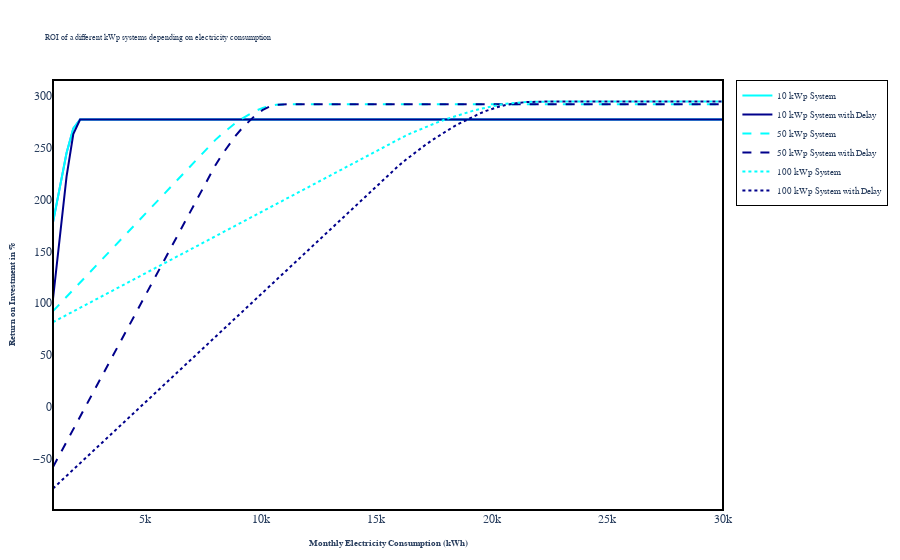

The notebook cell saved with this chart:
### Code cell
ROI_graph(x_range=np.linspace(1000, 30000, 100))
